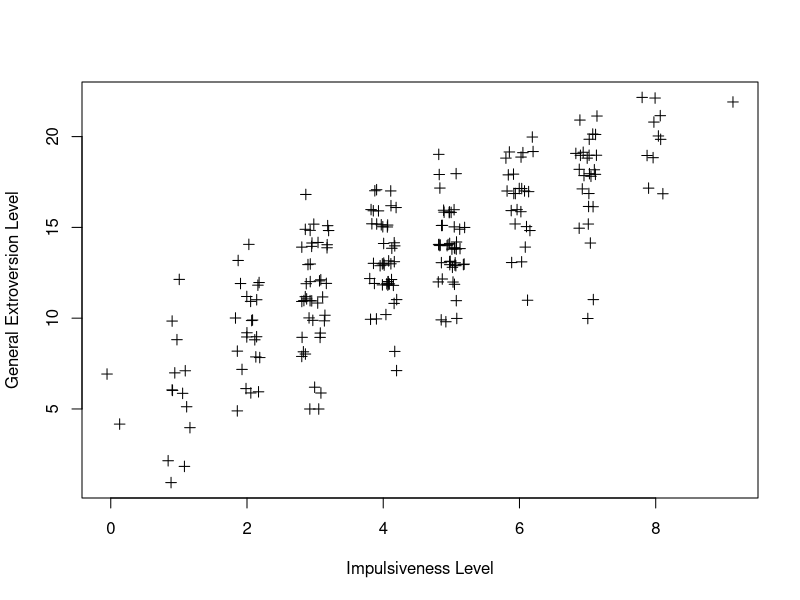
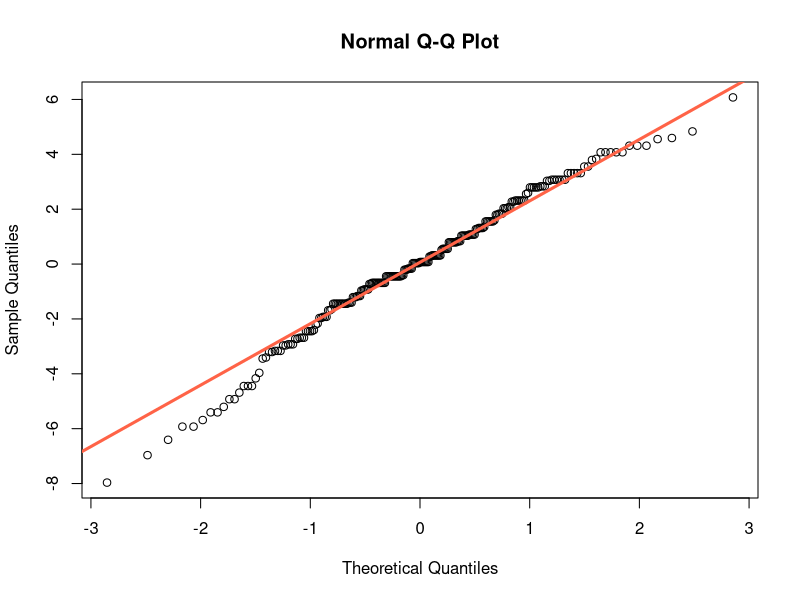

Write R code to recreate these figures, in order.
#!/usr/bin/env Rscript

# Loading the dataset

data <- read.csv(file="epi-bf-bdi-data.csv",head=T, sep="\t")

names(data)
attach(data)
dim(data)

# Overview

summary(data)

# Linear model visualization

plot(jitter(epiImp), jitter(epiE), xlab="Impulsiveness Level", ylab="General Extroversion Level", pch=3)

# Linear model construction

mod <- lm(epiE~epiImp)
summary(mod)

# Mean of the residuals

mean(mod$residuals)

# Gaussian distribution

qqnorm(mod$residuals)
qqline(mod$residuals,col="tomato",lwd=3)
